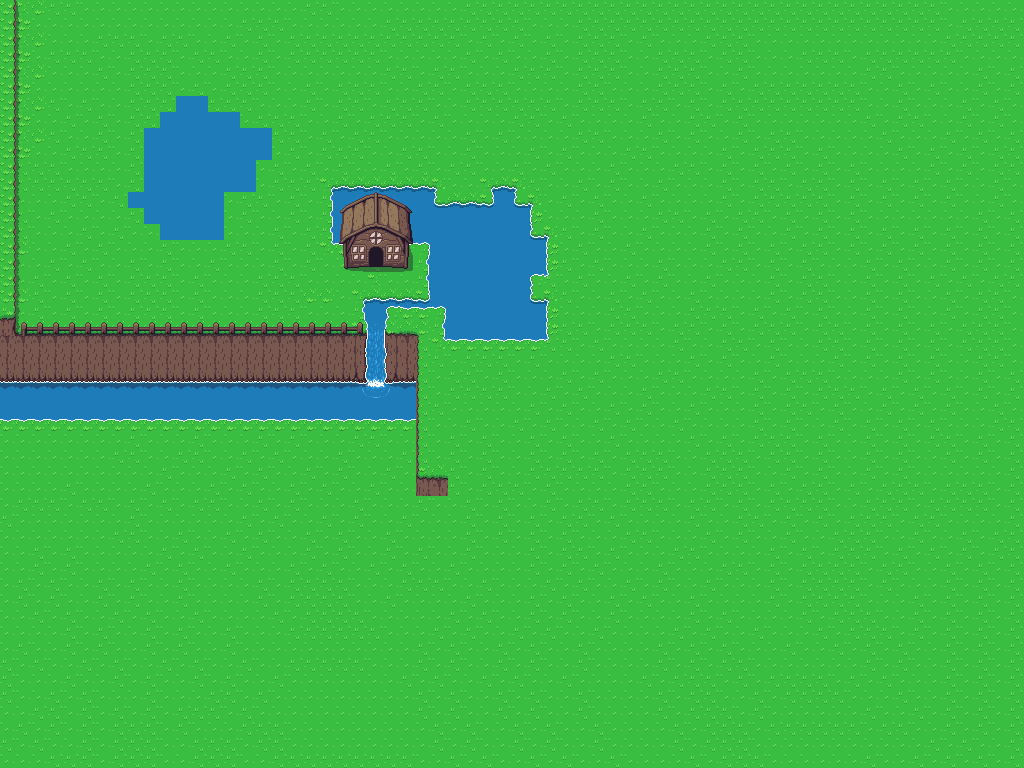

Tiled map render using the project's own tile images. Description and the map definition, with tile-layer contents summarised, below:
An orthogonal 64x48 tile map with 16x16 px tiles, 4 tile layers (Base, Shadows, Buildings, Foreground), 3 tilesets and 2 objects (Spawn, Npc).

<map version="1.10" tiledversion="1.11.0" orientation="orthogonal" renderorder="right-down" width="64" height="48" tilewidth="16" tileheight="16" infinite="0" nextlayerid="7" nextobjectid="3">
 <tileset firstgid="1" source="Overworld.tsx" />
 <tileset firstgid="1441" source="character.tsx" />
 <tileset firstgid="1713" source="log.tsx" />
 <layer id="1" name="Base" width="64" height="48">
  <properties>
   <property name="Position" value="background" />
  </properties>
  <data>[3072 cells, 3072 non-empty, 45 distinct tile ids]</data>
 </layer>
 <layer id="4" name="Shadows" width="64" height="48">
  <properties>
   <property name="Position" value="background" />
  </properties>
  <data>[3072 cells, 48 non-empty, 6 distinct tile ids]</data>
 </layer>
 <layer id="3" name="Buildings" width="64" height="48">
  <properties>
   <property name="Position" value="background" />
  </properties>
  <data>[3072 cells, 61 non-empty, 27 distinct tile ids]</data>
 </layer>
 <layer id="5" name="Foreground" width="64" height="48">
  <properties>
   <property name="Position" value="foreground" />
  </properties>
  <data>[3072 cells, 23 non-empty, 4 distinct tile ids]</data>
 </layer>
 <objectgroup id="6" name="Npc" />
 <objectgroup id="2" name="Spawn point">
  <object id="1" name="Spawn" x="368.168" y="256.157" width="15.6117" height="15.6117">
   <ellipse />
  </object>
  <object id="2" name="Npc" x="304" y="272" width="16" height="16">
   <ellipse />
  </object>
 </objectgroup>
</map>
